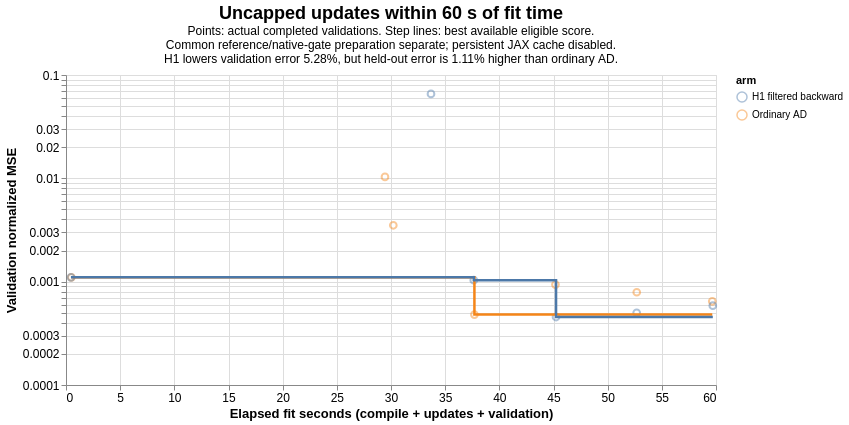

The Vega-Lite source for this figure:
### Vega-Lite specification from a JSON file in a GitHub repository (floating-point values rounded to 4 significant figures)
{"config": {"view": {"continuousWidth": 300, "continuousHeight": 300}, "axis": {"labelFontSize": 12, "titleFontSize": 13}, "title": {"fontSize": 18, "subtitleFontSize": 12}}, "layer": [{"data": {"values": [{"arm": "Ordinary AD", "update": 0, "actual_fit_completion_seconds": 0.4929, "validation_loss": 0.001101, "eligible": true, "best_available_loss": 0.001101, "coalesced_requested_milestones": [0.0]}, {"arm": "Ordinary AD", "update": 1, "actual_fit_completion_seconds": 29.44, "validation_loss": 0.01032, "eligible": true, "best_available_loss": 0.001101, "coalesced_requested_milestones": [7.5, 15.0, 22.5]}, {"arm": "Ordinary AD", "update": 14, "actual_fit_completion_seconds": 30.21, "validation_loss": 0.003512, "eligible": true, "best_available_loss": 0.001101, "coalesced_requested_milestones": [30.0]}, {"arm": "Ordinary AD", "update": 205, "actual_fit_completion_seconds": 37.7, "validation_loss": 0.0004801, "eligible": true, "best_available_loss": 0.0004801, "coalesced_requested_milestones": [37.5]}, {"arm": "Ordinary AD", "update": 395, "actual_fit_completion_seconds": 45.18, "validation_loss": 0.0009368, "eligible": true, "best_available_loss": 0.0004801, "coalesced_requested_milestones": [45.0]}, {"arm": "Ordinary AD", "update": 587, "actual_fit_completion_seconds": 52.69, "validation_loss": 0.0007897, "eligible": true, "best_available_loss": 0.0004801, "coalesced_requested_milestones": [52.5]}, {"arm": "Ordinary AD", "update": 764, "actual_fit_completion_seconds": 59.66, "validation_loss": 0.0006446, "eligible": true, "best_available_loss": 0.0004801, "coalesced_requested_milestones": [60.0]}, {"arm": "H1 filtered backward", "update": 0, "actual_fit_completion_seconds": 0.4547, "validation_loss": 0.001101, "eligible": true, "best_available_loss": 0.001101, "coalesced_requested_milestones": [0.0]}, {"arm": "H1 filtered backward", "update": 1, "actual_fit_completion_seconds": 33.69, "validation_loss": 0.06565, "eligible": true, "best_available_loss": 0.001101, "coalesced_requested_milestones": [7.5, 15.0, 22.5, 30.0]}, {"arm": "H1 filtered backward", "update": 102, "actual_fit_completion_seconds": 37.64, "validation_loss": 0.001034, "eligible": true, "best_available_loss": 0.001034, "coalesced_requested_milestones": [37.5]}, {"arm": "H1 filtered backward", "update": 298, "actual_fit_completion_seconds": 45.23, "validation_loss": 0.0004547, "eligible": true, "best_available_loss": 0.0004547, "coalesced_requested_milestones": [45.0]}, {"arm": "H1 filtered backward", "update": 491, "actual_fit_completion_seconds": 52.68, "validation_loss": 0.0004994, "eligible": true, "best_available_loss": 0.0004547, "coalesced_requested_milestones": [52.5]}, {"arm": "H1 filtered backward", "update": 674, "actual_fit_completion_seconds": 59.71, "validation_loss": 0.0005858, "eligible": true, "best_available_loss": 0.0004547, "coalesced_requested_milestones": [60.0]}]}, "mark": {"type": "point", "opacity": 0.45, "size": 45}, "encoding": {"color": {"field": "arm", "type": "nominal"}, "tooltip": [{"field": "arm", "type": "nominal"}, {"field": "update", "type": "quantitative"}, {"field": "actual_fit_completion_seconds", "type": "quantitative"}, {"field": "validation_loss", "type": "quantitative"}, {"field": "eligible", "type": "nominal"}], "x": {"field": "actual_fit_completion_seconds", "scale": {"domain": [0, 60]}, "title": "Elapsed fit seconds (compile + updates + validation)", "type": "quantitative"}, "y": {"field": "validation_loss", "scale": {"type": "log"}, "title": "Validation normalized MSE", "type": "quantitative"}}}, {"data": {"values": [{"arm": "Ordinary AD", "update": 0, "actual_fit_completion_seconds": 0.4929, "validation_loss": 0.001101, "eligible": true, "best_available_loss": 0.001101, "coalesced_requested_milestones": [0.0]}, {"arm": "Ordinary AD", "update": 1, "actual_fit_completion_seconds": 29.44, "validation_loss": 0.01032, "eligible": true, "best_available_loss": 0.001101, "coalesced_requested_milestones": [7.5, 15.0, 22.5]}, {"arm": "Ordinary AD", "update": 14, "actual_fit_completion_seconds": 30.21, "validation_loss": 0.003512, "eligible": true, "best_available_loss": 0.001101, "coalesced_requested_milestones": [30.0]}, {"arm": "Ordinary AD", "update": 205, "actual_fit_completion_seconds": 37.7, "validation_loss": 0.0004801, "eligible": true, "best_available_loss": 0.0004801, "coalesced_requested_milestones": [37.5]}, {"arm": "Ordinary AD", "update": 395, "actual_fit_completion_seconds": 45.18, "validation_loss": 0.0009368, "eligible": true, "best_available_loss": 0.0004801, "coalesced_requested_milestones": [45.0]}, {"arm": "Ordinary AD", "update": 587, "actual_fit_completion_seconds": 52.69, "validation_loss": 0.0007897, "eligible": true, "best_available_loss": 0.0004801, "coalesced_requested_milestones": [52.5]}, {"arm": "Ordinary AD", "update": 764, "actual_fit_completion_seconds": 59.66, "validation_loss": 0.0006446, "eligible": true, "best_available_loss": 0.0004801, "coalesced_requested_milestones": [60.0]}, {"arm": "H1 filtered backward", "update": 0, "actual_fit_completion_seconds": 0.4547, "validation_loss": 0.001101, "eligible": true, "best_available_loss": 0.001101, "coalesced_requested_milestones": [0.0]}, {"arm": "H1 filtered backward", "update": 1, "actual_fit_completion_seconds": 33.69, "validation_loss": 0.06565, "eligible": true, "best_available_loss": 0.001101, "coalesced_requested_milestones": [7.5, 15.0, 22.5, 30.0]}, {"arm": "H1 filtered backward", "update": 102, "actual_fit_completion_seconds": 37.64, "validation_loss": 0.001034, "eligible": true, "best_available_loss": 0.001034, "coalesced_requested_milestones": [37.5]}, {"arm": "H1 filtered backward", "update": 298, "actual_fit_completion_seconds": 45.23, "validation_loss": 0.0004547, "eligible": true, "best_available_loss": 0.0004547, "coalesced_requested_milestones": [45.0]}, {"arm": "H1 filtered backward", "update": 491, "actual_fit_completion_seconds": 52.68, "validation_loss": 0.0004994, "eligible": true, "best_available_loss": 0.0004547, "coalesced_requested_milestones": [52.5]}, {"arm": "H1 filtered backward", "update": 674, "actual_fit_completion_seconds": 59.71, "validation_loss": 0.0005858, "eligible": true, "best_available_loss": 0.0004547, "coalesced_requested_milestones": [60.0]}]}, "mark": {"type": "line", "interpolate": "step-after", "strokeWidth": 2.5}, "encoding": {"color": {"field": "arm", "type": "nominal"}, "x": {"field": "actual_fit_completion_seconds", "type": "quantitative"}, "y": {"field": "best_available_loss", "scale": {"type": "log"}, "type": "quantitative"}}}], "height": 310, "title": {"text": "Uncapped updates within 60 s of fit time", "subtitle": ["Points: actual completed validations. Step lines: best available eligible score.", "Common reference/native-gate preparation separate; persistent JAX cache disabled.", "H1 lowers validation error 5.28%, but held-out error is 1.11% higher than ordinary AD."]}, "width": 650, "$schema": "https://vega.github.io/schema/vega-lite/v6.4.1.json"}
